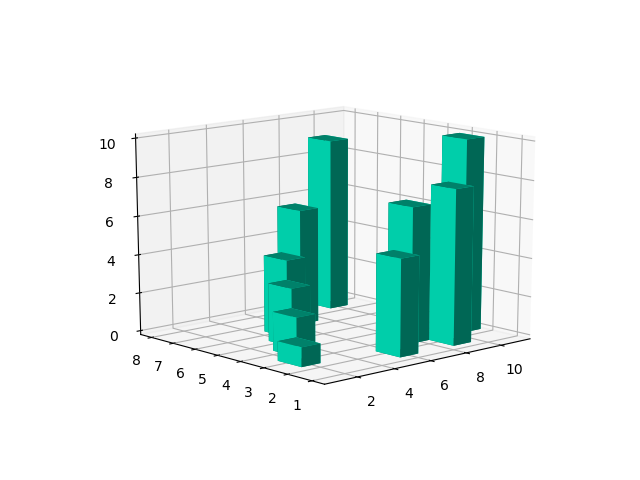

Python code for this plot:
#Plotting 3D barcharts using python3 
from mpl_toolkits.mplot3d import Axes3D
import matplotlib.pyplot as plt 
import numpy as np

fig=plt.figure()
ax1=fig.add_subplot(111,projection='3d')
xpos=[1,2,3,4,5,6,7,8,9,10]
ypos=[2,3,4,5,1,6,2,1,7,2]
num_elements=len(xpos)

zpos =[0,0,0,0,0,0,0,0,0,0]
dx=np.ones(10)
dy=np.ones(10)
dz=[1,2,3,4,5,6,7,8,9,10]
ax1.bar3d(xpos,ypos,zpos,dx,dy,dz,color='#00ceaa')
plt.show()
